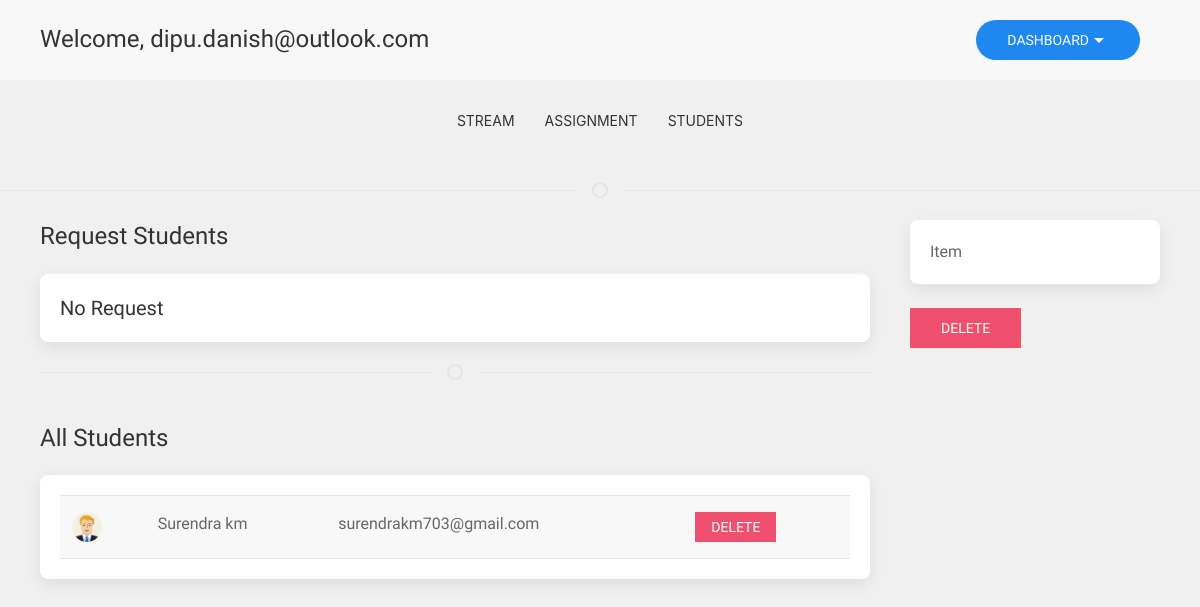
Page /class/request/student/9 (signed in) on the committed database.
### account/models.py (models this page shows, shortened)
class Account(AbstractBaseUser):
    email = models.EmailField(
        verbose_name='email address',
        max_length=255,
        unique=True,
    )
    is_student = models.BooleanField(default=False)
    is_teacher = models.BooleanField(default=False)
    is_suspended = models.BooleanField(default=False)
    is_firstLogin = models.BooleanField(default=True)
    is_manager = models.BooleanField(default=False)
    is_admin = models.BooleanField(default=False)
    is_active = models.BooleanField(default=True)
    objects = AccountManager()
    USERNAME_FIELD = 'email'
    REQUIRED_FIELDS = []
    def __str__(self):
        return self.email

### student/models.py (models this page shows, shortened)
class Student(models.Model):
    name = models.CharField(max_length=100)
    contact_no = models.CharField(max_length=20,default='98xxxxxxxx')
    profile = models.ImageField(blank=True,null=True,upload_to='profile/')
    user = models.OneToOneField(Account,on_delete=models.CASCADE)

### class_/views.py (the view)
# urls.py: path('request/student/<int:id>',requeststudent,name='class_student_request'),
def requeststudent(request,id):
    all_id = [x.student_id for x in ClassJoined.objects.filter(class_join_id=id,is_accept=True)]
    reqeust_id = [x.student_id for x in ClassJoined.objects.filter(class_join_id=id, is_accept=False)]
    context = {
        'class':Class.objects.get(id=id),
        'student': Student.objects.filter(id__in=all_id),
        'request_student':Student.objects.filter(id__in=reqeust_id),
    }
    return render(request,'class_/class_student_request.html',context)

### templates/class_/class_student_request.html (shortened to what this page needs)
{% extends 'master/teacher_dashboard.html' %}
 {% load staticfiles %}
 {% block 'contents' %}
    {% include 'includes/class_nav.html' %}
    <div class="uk-container">
            <div uk-grid>
                <div class="uk-width-3-4@m">
                    <h3>Request Students</h3>
                    <div class="uk-card uk-card-default uk-card-body uk-card-small box">
                       {% if request_student %}
                        <table class="uk-table uk-table-striped">
                        {% for s in request_student %}
                            <tr>
                                <td>
                                      {% if s.profile %}
                                        <img class="uk-border-circle" width="30" height="30" src="{{MEDIA_URL}}{{s.profile.url}}">
                                      {% else %}
                                        <img class="uk-border-circle" width="30" height="30" src="{% static 'img/teacher.png' %}">
                                      {% endif %}
                                </td>
                                <td>
                                    {{s.name}}
                                </td>
                                <td>{{s.user.email}}</td>
                                <td>
                                <a href="{% url 'requestAccept' class.id s.id %}" class="uk-button uk-button-danger uk-button-small">Accept</a>
                                <a id = 'student_remove_from_class_' url="{% url 'remove_student' class.id s.id %}" class="uk-button uk-button-danger uk-button-small">Delete</a></td>
                            </tr>
                        {% endfor %}
                        </table>
                        {% else %}
                            <h4>No Request</h4>
                        {% endif %}
                    </div>
                      <hr class="uk-divider-icon">
                <h3>All Students</h3>
                    <div class="uk-card uk-card-default uk-card-body uk-card-small box">
                       {% if student %}
                        <table class="uk-table uk-table-striped">
                        {% for s in student %}
                            <tr>
                                <td>
                                      {% if s.profile %}
                                        <img class="uk-border-circle" width="30" height="30" src="{{MEDIA_URL}}{{s.profile.url}}">
                                      {% else %}
                                        <img class="uk-border-circle" width="30" height="30" src="{% static 'img/teacher.png' %}">
                                      {% endif %}
                                </td>
                                <td>
                                    {{s.name}}
                                </td>
                                <td>{{s.user.email}}</td>
                                <td>
                                <a id="student_remove_from_class" url="{% url 'remove_student' class.id s.id %}" href="#" class="uk-button uk-button-danger uk-button-small">Delete</a></td>
                            </tr>
                        {% endfor %}
                        </table>
                       {% else %}
                         <h3>No Students </h3>
                        {% endif %}
                    </div>
                </div>
             {% include 'includes/class_side_bar.html' %}
            </div>
    </div>
 {% endblock %}

### templates/master/teacher_dashboard.html (shortened to what this page needs)
<!DOCTYPE html>
{% load staticfiles %}
<html lang="en">
<head>
    <link rel="stylesheet" href="{% static 'css/uikit.min.css' %}" />
    <link rel="stylesheet" href="{% static 'css/dashboard.css' %}">
</head>
<body>
<nav class="uk-navbar-container" uk-navbar uk-sticky>
    <div class="uk-navbar-left">
        <div class="uk-container">
            <h3>Welcome, {{request.user}}</h3>
        </div>
    </div>
    <div class="uk-navbar-right">
       <div class="uk-container">
            <ul class="uk-navbar-nav">
                <li>
                    <button class="uk-button uk-button-primary dashbutton"><a href="{% url 'teacher_dashboard' %}" style="color:white;">Dashboard<span uk-icon="icon: triangle-down"></span></a></button>
                </li>
            </ul>
       </div>
    </div>
</nav>
{% block 'contents' %}
{% endblock %}
</body>
</html>

### static/css/dashboard.css (style rules this page uses)
* { font-family: 'Raleway', sans-serif; }
h1,h2,h3,h4,h5,h6,p,a,span { font-family: 'Raleway', sans-serif; }
a { color:black; }
html { background-color:#F0F0F0; }
.dashbutton { margin:20px; border-radius:20px; padding:25 25px !important; }
.box { border-radius:8px !important; }

### rows in the picture
Account: user "dipu.danish@outlook.com"
Student: name "Surendra km", user.email "surendrakm703@gmail.com"
